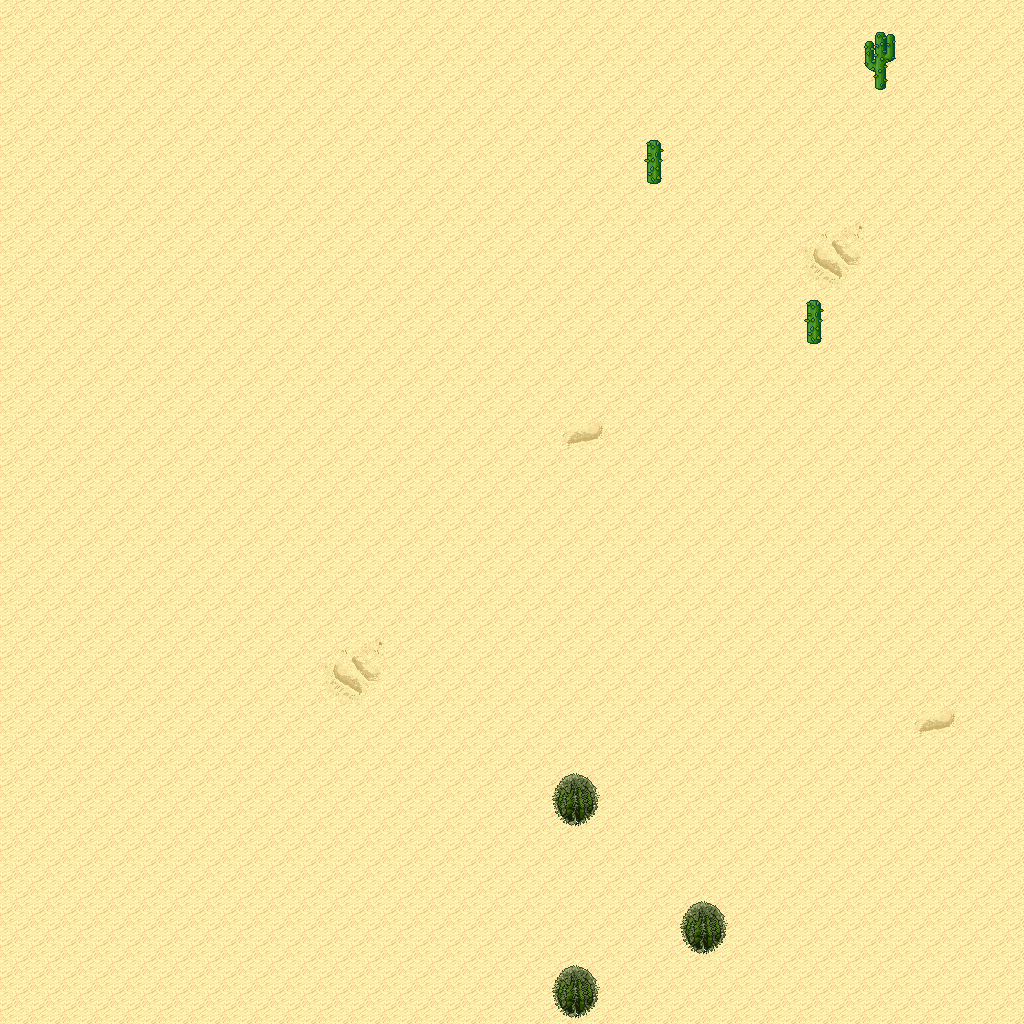

A 2D game scene composited from a Tiled map and its tileset images. What follows is a short description and the map's XML, with each tile layer's data collapsed to a summary:
An orthogonal 32x32 tile map with 32x32 px tiles, 5 tile layers (Ground, Objects, Objects2, Above, ...), 1 hidden layer not drawn, 6 tilesets.

<map version="1.10" tiledversion="1.11.0" orientation="orthogonal" renderorder="right-down" width="32" height="32" tilewidth="32" tileheight="32" infinite="0" nextlayerid="11" nextobjectid="1">
 <tileset firstgid="1" name="logic_collision" tilewidth="32" tileheight="32" tilecount="1" columns="1">
  <image source="../drawable/logic_collision.png" width="32" height="32" />
 </tileset>
 <tileset firstgid="2" name="terrain_desert" tilewidth="32" tileheight="32" tilecount="88" columns="8">
  <image source="../drawable/terrain_desert.png" width="256" height="352" />
 </tileset>
 <tileset firstgid="90" name="ground_sand_2" tilewidth="32" tileheight="32" tilecount="15" columns="5">
  <image source="../drawable/ground_sand_2.png" width="160" height="96" />
 </tileset>
 <tileset firstgid="105" name="plant_cactus_2" tilewidth="32" tileheight="32" tilecount="10" columns="5">
  <image source="../drawable/plant_cactus_2.png" width="160" height="64" />
 </tileset>
 <tileset firstgid="115" name="plant_cactus" tilewidth="32" tileheight="32" tilecount="2" columns="1">
  <image source="../drawable/plant_cactus.png" width="32" height="64" />
 </tileset>
 <tileset firstgid="117" name="plant_round_cactuses" tilewidth="32" tileheight="32" tilecount="20" columns="10">
  <image source="../drawable/plant_round_cactuses.png" width="320" height="64" />
 </tileset>
 <layer id="1" name="Ground" width="32" height="32">
  <data>[1024 cells, 1024 non-empty, 7 distinct tile ids]</data>
 </layer>
 <layer id="2" name="Objects" width="32" height="32">
  <data>[1024 cells, 9 non-empty, 4 distinct tile ids]</data>
 </layer>
 <layer id="3" name="Objects2" width="32" height="32">
  <data>[1024 cells, 0 non-empty, 0 distinct tile ids]</data>
 </layer>
 <layer id="4" name="Above" width="32" height="32">
  <data>[1024 cells, 9 non-empty, 4 distinct tile ids]</data>
 </layer>
 <layer id="5" name="Above2" width="32" height="32">
  <data>[1024 cells, 0 non-empty, 0 distinct tile ids]</data>
 </layer>
 <layer id="6" name="Walkable" width="32" height="32" visible="0">
  <data>[1024 cells, 9 non-empty, 1 distinct tile ids]</data>
 </layer>
 <objectgroup id="7" name="Mapevents" />
 <objectgroup id="8" name="Spawn" />
 <objectgroup id="9" name="Keys" />
 <objectgroup id="10" name="Replace" />
</map>
